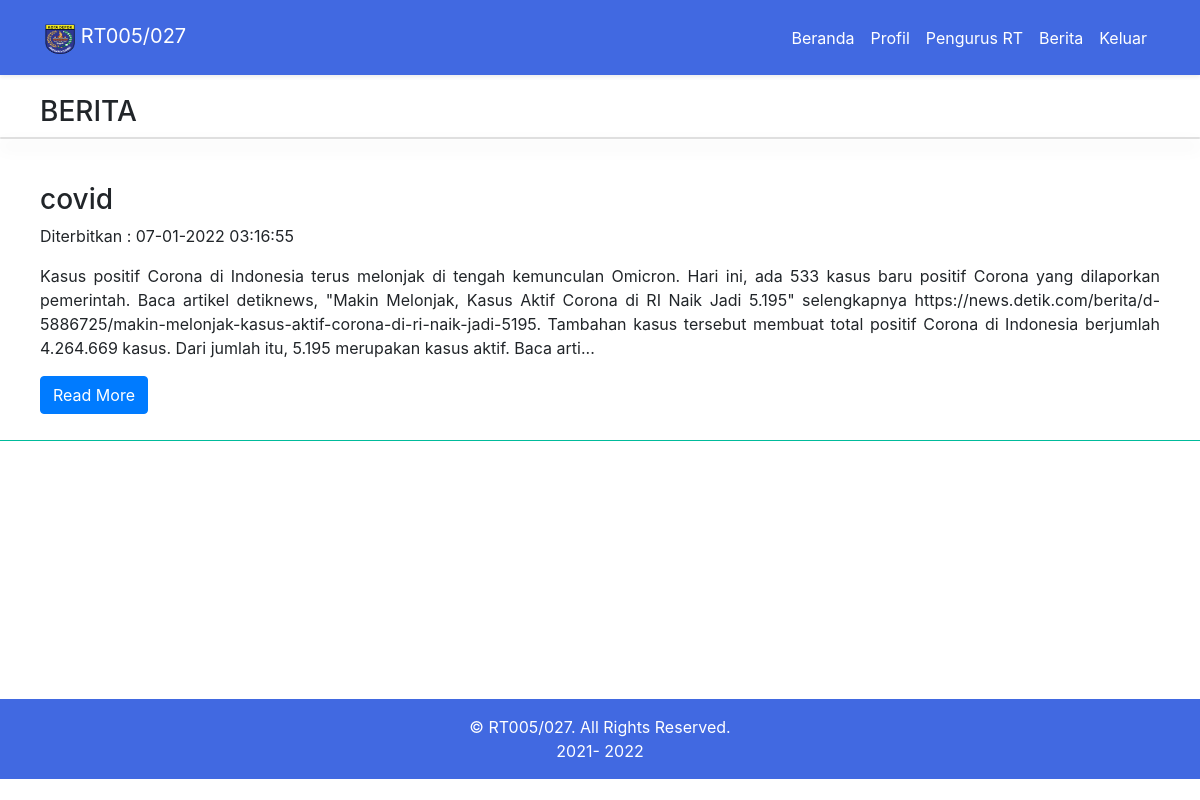
Page /berita.php on the committed database.
### tables this page shows
CREATE TABLE `tb_berita` (
  `id_berita` int(11) NOT NULL,
  `judul_berita` varchar(50) NOT NULL,
  `isi_berita` text NOT NULL,
  `published` timestamp NOT NULL DEFAULT current_timestamp()
);

### berita.php (the view, shortened to what this page needs)
<?php
include "konfig.php";
?>
<!doctype html>
<html lang="en">
<head>
    <link rel="stylesheet" href="https://cdn.jsdelivr.net/npm/bootstrap@4.6.1/dist/css/bootstrap.min.css">
    <link href="assets/css/style.css" rel="stylesheet">
</head>
<body>
    <nav class="navbar navbar-expand-lg navbar-dark shadow-sm p-3" style="background-color: #4169E1;">
        <div class="container">
            <a class="navbar-brand" href="index.html"><img src="assets/img/dpk.png" alt="" width="30" height="30" class="d-inline-block align-text-top"> RT005/027</a>
            <div class="header">
                <div class="collapse navbar-collapse" id="navbarNavDropdown">
                    <ul class="navbar-nav ms-auto">
                        <li class="nav-item">
                            <a class="nav-link active" aria-current="page" href="index.php">Beranda</a>
                        </li>
                        <li class="nav-item">
                            <a class="nav-link active" aria-current="page" href="profil.php">Profil</a>
                        </li>
                        <li class="nav-item">
                            <a class="nav-link active" aria-current="page" href="pengurusrt.php">Pengurus RT</a>
                        </li>
                        <li class="nav-item">
                            <a class="nav-link active" aria-current="page" href="berita.php">Berita</a>
                        </li>
                        <li class="nav-item">
                            <a class="nav-link active" aria-current="page" href="logout.php">Keluar</a>
                        </li>
                    </ul>
                    </div>
                </div>
            </div>
    </nav>
    <div style="min-height: 78vh;">
        <h1 class="h3 mb-2 text-gray-800" style="padding-left:40px; padding-top:20px;">BERITA</h1>
        <div class="card shadow mb-4" style="padding-left:40px; padding-right:40px;">
        </div>
        <?php
        $query="SELECT*FROM tb_berita
       ORDER BY published desc";
        $sqlberita=mysqli_query($kon, $query)
       or die (mysqli_error($kon));
       while($data=mysqli_fetch_array($sqlberita))
       { ?>
            <h3 style="padding-left:40px;
        padding-top:20px; padding-right:40px;
        ">
                <?=$data['judul_berita']?>
            </h3>
            <p style="padding-left:40px;
       padding-right:40px;"> Diterbitkan :
                <?=date('d-m-Y H:i:s',
       strtotime($data['published']));?>
            </p>
            <p style="padding-left:40px;
       padding-right:40px; text-align:justify;">
                <?=
       substr ($data['isi_berita'],0,500)?>...</p>
            <a class="btn btn-primary" href="full.php?id=<?=$data['id_berita']?>" role="button" style="margin-bottom:10px;
       margin-left:40px;"> Read More</a>
            <hr color="solid black" align="center" />
            <?php
        }?>
    </div>
    <link rel="stylesheet" href="../assets/css/style.css" />
    <div class="text-white footer-bottom p-2" style="background-color: #4169E1; width:100%; bottom:0px;">
        <div class="container-fluid text-center">
            <p class="mt-2 mb-2">&copy; RT005/027. All Rights Reserved.<br> 2021-
                <?=date('Y')?>
            </p>
        </div>
    </div>
</body>
</html>

### assets/css/style.css (style rules this page uses)
.header ul { float: right; position: sticky; }

### rows in the picture
tb_berita: judul_berita "covid", published "07-01-2022 03:16:55", isi_berita "Kasus positif Corona di Indonesia terus melonjak di tengah kemunculan Omicron. Hari ini, ada 533 kasus baru positif Corona yang dilaporkan pemerintah. Baca artikel detiknews, \"Makin Melonjak, Kasus Aktif Corona di RI Naik Jadi 5.195\" selengkapnya https://news.detik.com/berita/d-5886725/makin-melonjak-kasus-aktif-corona-di-ri-naik-jadi-5195. Tambahan kasus tersebut membuat total positif Corona di Indonesia berjumlah 4.264.669 kasus. Dari jumlah itu, 5.195 merupakan kasus aktif. Baca arti"
